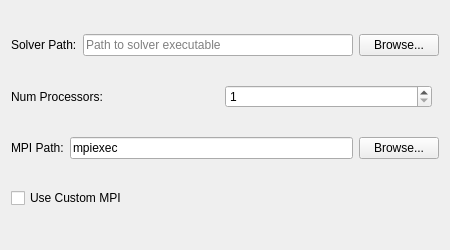
<?xml version="1.0" encoding="UTF-8"?>
<ui version="4.0">
 <class>xq_SimulationPreferencePage</class>
 <widget class="QWidget" name="xq_SimulationPreferencePage">
  <property name="geometry">
   <rect><x>0</x><y>0</y><width>450</width><height>250</height></rect>
  </property>
  <layout class="QVBoxLayout" name="mainLayout">
   <!-- Solver path -->
   <item>
    <layout class="QHBoxLayout" name="solverLayout">
     <item>
      <widget class="QLabel" name="lblSolverPath">
       <property name="text"><string>Solver Path:</string></property>
      </widget>
     </item>
     <item>
      <widget class="QLineEdit" name="editSolverPath">
       <property name="placeholderText"><string>Path to solver executable</string></property>
      </widget>
     </item>
     <item>
      <widget class="QPushButton" name="btnBrowseSolver">
       <property name="text"><string>Browse...</string></property>
      </widget>
     </item>
    </layout>
   </item>

   <!-- Num processors -->
   <item>
    <layout class="QHBoxLayout" name="procsLayout">
     <item>
      <widget class="QLabel" name="lblNumProcs">
       <property name="text"><string>Num Processors:</string></property>
      </widget>
     </item>
     <item>
      <widget class="QSpinBox" name="spinNumProcs">
       <property name="minimum"><number>1</number></property>
       <property name="maximum"><number>256</number></property>
       <property name="value"><number>1</number></property>
      </widget>
     </item>
     <item>
      <spacer name="procsSpacer">
       <property name="orientation"><enum>Qt::Horizontal</enum></property>
      </spacer>
     </item>
    </layout>
   </item>

   <!-- MPI path -->
   <item>
    <layout class="QHBoxLayout" name="mpiLayout">
     <item>
      <widget class="QLabel" name="lblMpiPath">
       <property name="text"><string>MPI Path:</string></property>
      </widget>
     </item>
     <item>
      <widget class="QLineEdit" name="editMpiPath">
       <property name="text"><string>mpiexec</string></property>
       <property name="placeholderText"><string>Path to MPI executable</string></property>
      </widget>
     </item>
     <item>
      <widget class="QPushButton" name="btnBrowseMpi">
       <property name="text"><string>Browse...</string></property>
      </widget>
     </item>
    </layout>
   </item>

   <!-- Use custom MPI -->
   <item>
    <widget class="QCheckBox" name="chkUseCustomMpi">
     <property name="text"><string>Use Custom MPI</string></property>
    </widget>
   </item>

   <!-- Spacer -->
   <item>
    <spacer name="verticalSpacer">
     <property name="orientation"><enum>Qt::Vertical</enum></property>
    </spacer>
   </item>
  </layout>
 </widget>
</ui>
